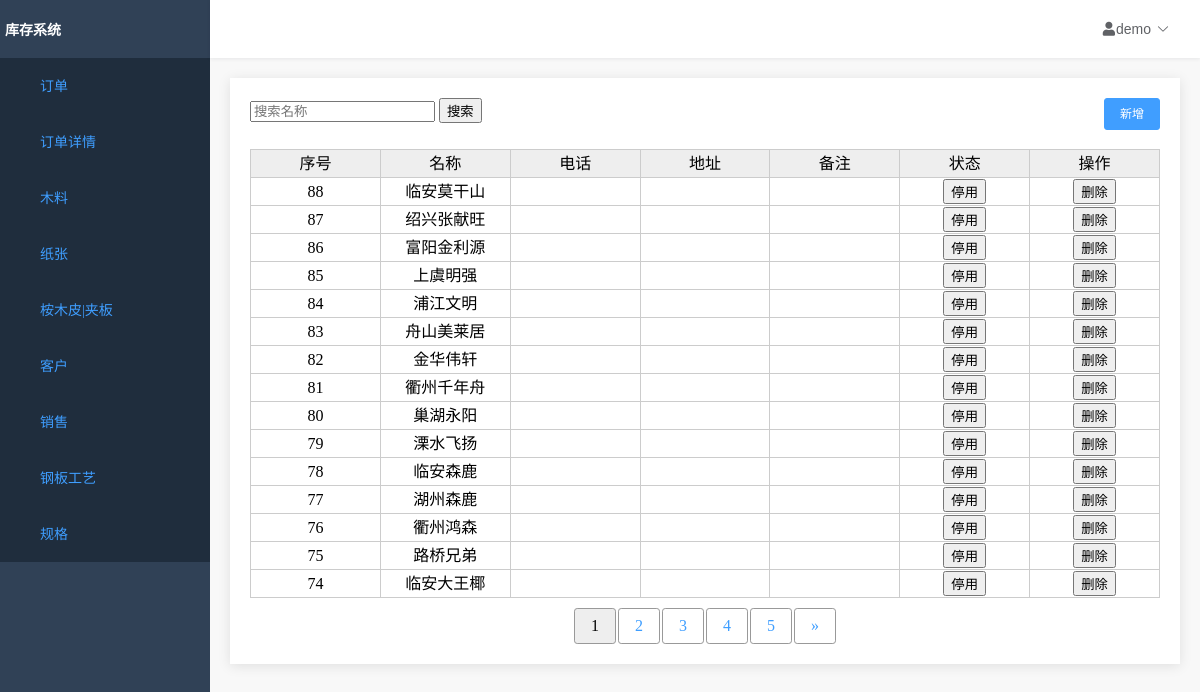
/home/customer/list/, run on the app's committed database.
### customer/models.py (models this page shows, shortened)
class CustomerModel(models.Model):
    id = models.AutoField(primary_key=True)
    name = models.TextField('名称', max_length=64, unique=True, null=False)
    address = models.TextField('地址', max_length=64)
    phone = models.TextField('电话', max_length=64)
    enable = models.BooleanField(
        '是否使用', default=True, blank=False, null=False)
    note = models.TextField('备注', max_length=256, default='')
    created_time = models.DateTimeField('创建时间', default=now)
    last_mod_time = models.DateTimeField('修改时间', auto_now=True)
    objects = models.manager

### customer/views.py (the view)
# urls.py: path('list/', views.CustomerListView.as_view(), name='customer_list'),
class CustomerListView(ListView):
    paginate_by = 15
    model = CustomerModel
    template_name = 'customerlist.html'
    context_object_name = 'object_list'
    def get_queryset(self):  # 重写get_queryset方法
        q = Q()
        name = self.request.GET.get('name')
        if name:
            q.add(Q(name__contains=name), Q.AND)
        return CustomerModel.objects.filter(q).order_by('-id')
    def get_context_data(self, **kwargs):
        context = super(CustomerListView, self).get_context_data(**kwargs)
        return context

### InventorySystem/context_processor.py (called while the page is built)
def nav_list(request):
    func_list = []
    func_list.append(('订单', '/home/order/head/list'))
    func_list.append(('订单详情', '/home/order/list'))
    func_list.append(('木料', '/home/wood/list'))
    func_list.append(('纸张', '/home/paper/list'))
    func_list.append(('桉木皮|夹板', '/home/skin/list'))
    func_list.append(('客户', '/home/customer/list'))
    func_list.append(['销售', '/home/salesman/list'])
    func_list.append(('钢板工艺', '/home/process/technology/list'))
    func_list.append(('规格', '/home/process/specification/list'))
    return locals()

### order/templatetags/order_extras.py (called while the page is built)
@register.simple_tag(takes_context=True)
def param_replace(context, **kwargs):
    d = context['request'].GET.copy()
    for k, v in kwargs.items():
        d[k] = v
    for k in [k for k, v in d.items() if not v]:
        del d[k]
    return d.urlencode()

### templates/customerlist.html (shortened to what this page needs)
{% extends 'table.html' %}
{% block table %}
<div>
    <div class="top_tool_bar">
        <form method="get">
            <input type="text" name="name" placeholder="搜索名称">
            <button type="submit">
                <span>搜索</span>
            </button>
        </form>
        <div class="right_buttons">
            <a href="/home/customer/add">
                <button type="button">
                    <span>新增</span>
                </button>
            </a>
        </div>
    </div>
    <div class="results">
        <table id="result_list">
            <thead>
            <th scope="col" class="sortable column-id">序号</th>
            <th scope="col" class="sortable column-name">名称</th>
            <th scope="col" class="sortable column-name">电话</th>
            <th scope="col" class="sortable column-name">地址</th>
            <th scope="col" class="sortable column-name">备注</th>
            <th scope="col">状态</th>
            <th scope="col">操作</th>
            </thead>
            {% for obj in object_list %}
            <tr>
                <td>{{ obj.id }}</td>
                <td>{{ obj.name }}</td>
                <td>{{ obj.phone }}</td>
                <td>{{ obj.address }}</td>
                <td>{{ obj.note }}</td>
                <td>
                    <a href="/home/customer/enable?id={{ obj.id }}">
                        {% if obj.enable %}
                        <input type="button" value="停用">
                        {% else %}
                        <input type="button" value="已停用">
                        {% endif %}
                    </a>
                </td>
                <td>
                    <a href="/home/customer/del?id={{ obj.id }}">
                        <input type="button" value="删除">
                    </a>
                </td>
            </tr>
            {% endfor %}
        </table>
    </div>
</div>
{% endblock %}

### static/css/base.css (style rules this page uses)
a:link, a:visited { color: #3f9eff; text-decoration: none; }
td, th { vertical-align: inherit; border-bottom: none; }
body, #container { background-color: #f1f1f1; }

### static/css/index.css (style rules this page uses)
html, body { padding: 0px; margin: 0px; background-color: #f8f8f8; height: 100%; overflow: hidden; }

### templates/table.html (style rules this page uses)
table { width: 100%; background: #ccc; margin: 10px auto; white-space:nowrap; border-collapse: collapse; }
th,td { height: 25px; line-height: 25px; text-align: center; border: 1px solid #ccc; }
th { background: #eee; font-weight: normal; }
td { min-width:80px; max-width:100%; }
tr { background: #fff; }
td a { color: #06f; text-decoration: none; }
.top_tool_bar { display:flex; flex-flow: row; }
.right_buttons { margin-left:auto }
.right_buttons button { background-color: #409EFF; color: #fff; padding: 9px 15px; font-size: 12px; border-radius: 3px; line-height: 1; border: 1px solid #409EFF; }

### data on the page
CustomerModel: id "88", name "临安莫干山"
CustomerModel: id "87", name "绍兴张献旺"
CustomerModel: id "86", name "富阳金利源"
CustomerModel: id "85", name "上虞明强"
CustomerModel: id "84", name "浦江文明"
CustomerModel: id "83", name "舟山美莱居"
CustomerModel: id "82", name "金华伟轩"
CustomerModel: id "81", name "衢州千年舟"
CustomerModel: id "80", name "巢湖永阳"
CustomerModel: id "79", name "溧水飞扬"
CustomerModel: id "78", name "临安森鹿"
CustomerModel: id "77", name "湖州森鹿"
CustomerModel: id "76", name "衢州鸿森"
CustomerModel: id "75", name "路桥兄弟"
CustomerModel: id "74", name "临安大王椰"

### other printed values
{{ func.0 }} "订单" "订单详情" "木料" "纸张" "桉木皮|夹板" "客户" "销售" "钢板工艺" "规格"
{{ page }} "1"
{{ page }} "2" "3" "4" "5"
